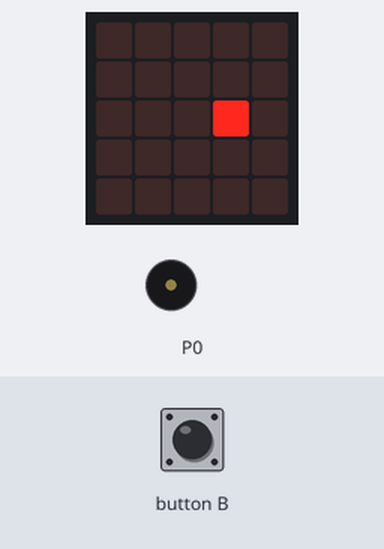
Simulated run of this program. Board: BBC micro:bit (MakeCode). Parts: the board's 5×5 LED display, buzzer (waves = sounding). Inputs (shaded band) come from the test bench. The short countdown, score and lost-life animations are approximate.

Above: at 1.2 s.
1.3 s: button B pressed for 0.15 s
At 1.8 s:
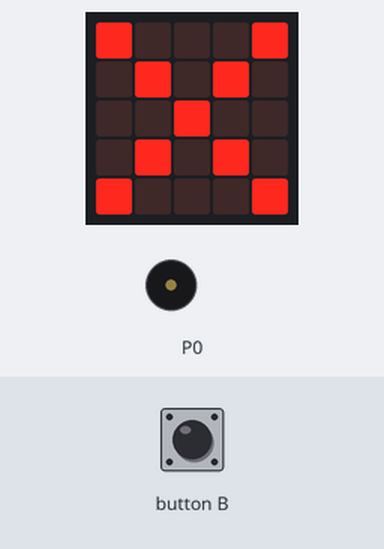
2.0 s: button B pressed for 0.15 s
At 2.4 s:
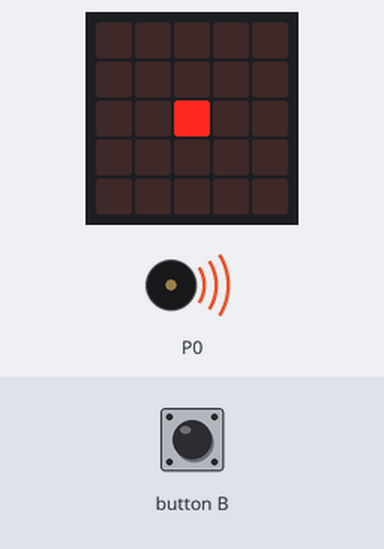
Timing chart, 0 to 6.5 s (numbered marks = the images above; inputs shaded):
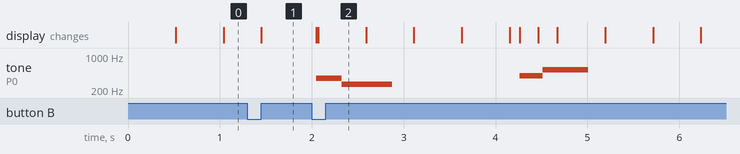

The program:

main.ts
```typescript
input.onButtonPressed(Button.B, function () {
    if (_000.get(LedSpriteProperty.X) == 2) {
        game.addScore(1)
        music.playMelody("G C5 C5 - - - - - ", 244)
    } else {
        basic.showIcon(IconNames.No)
        music.playMelody("F C C - - - - - ", 218)
    }
    if (game.score() == 5) {
        basic.showString("win")
        music.playMelody("A F E F D G E F ", 214)
        game.gameOver()
    }
})
let _000: game.LedSprite = null
_000 = game.createSprite(2, 2)
basic.forever(function () {
    _000.move(1)
    basic.pause(500)
    _000.ifOnEdgeBounce()
})
```

test.ts
```typescript
// 在此处测试；当此软件包作为插件使用时，将不会编译此软件包。
```

Measured:
- after the input at 1.3 s, the display: changes after 0.15 s (image 1)
- by itself, tone on P0: plays 349 Hz for 0.28 s, 262 Hz for 0.55 s, 392 Hz for 0.25 s, 523 Hz for 0.49 s
